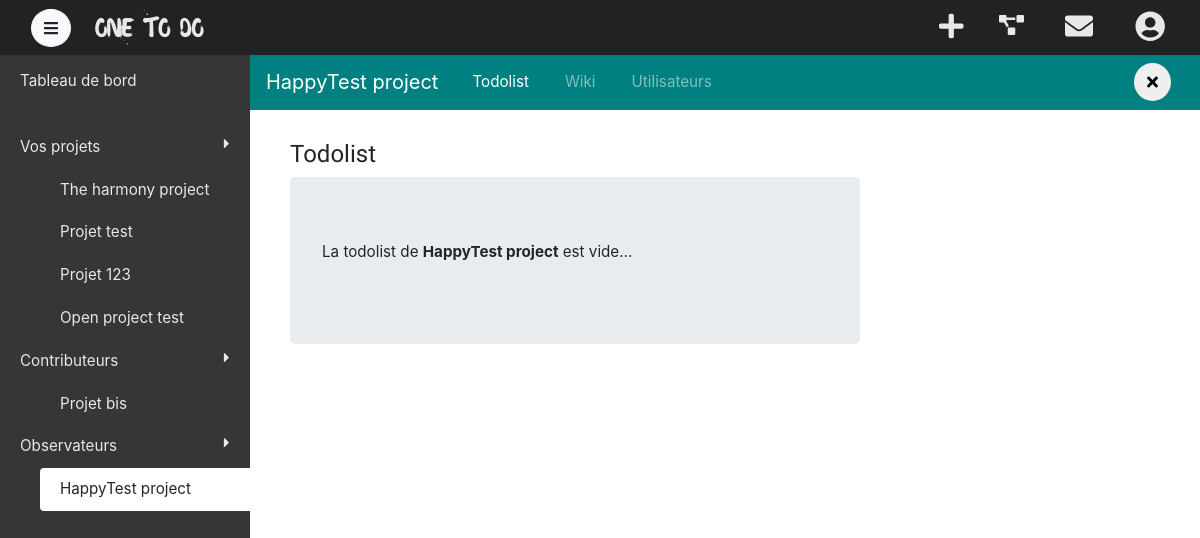
The page /projet/happytest-project/todolist (signed in) on the database as committed earlier.
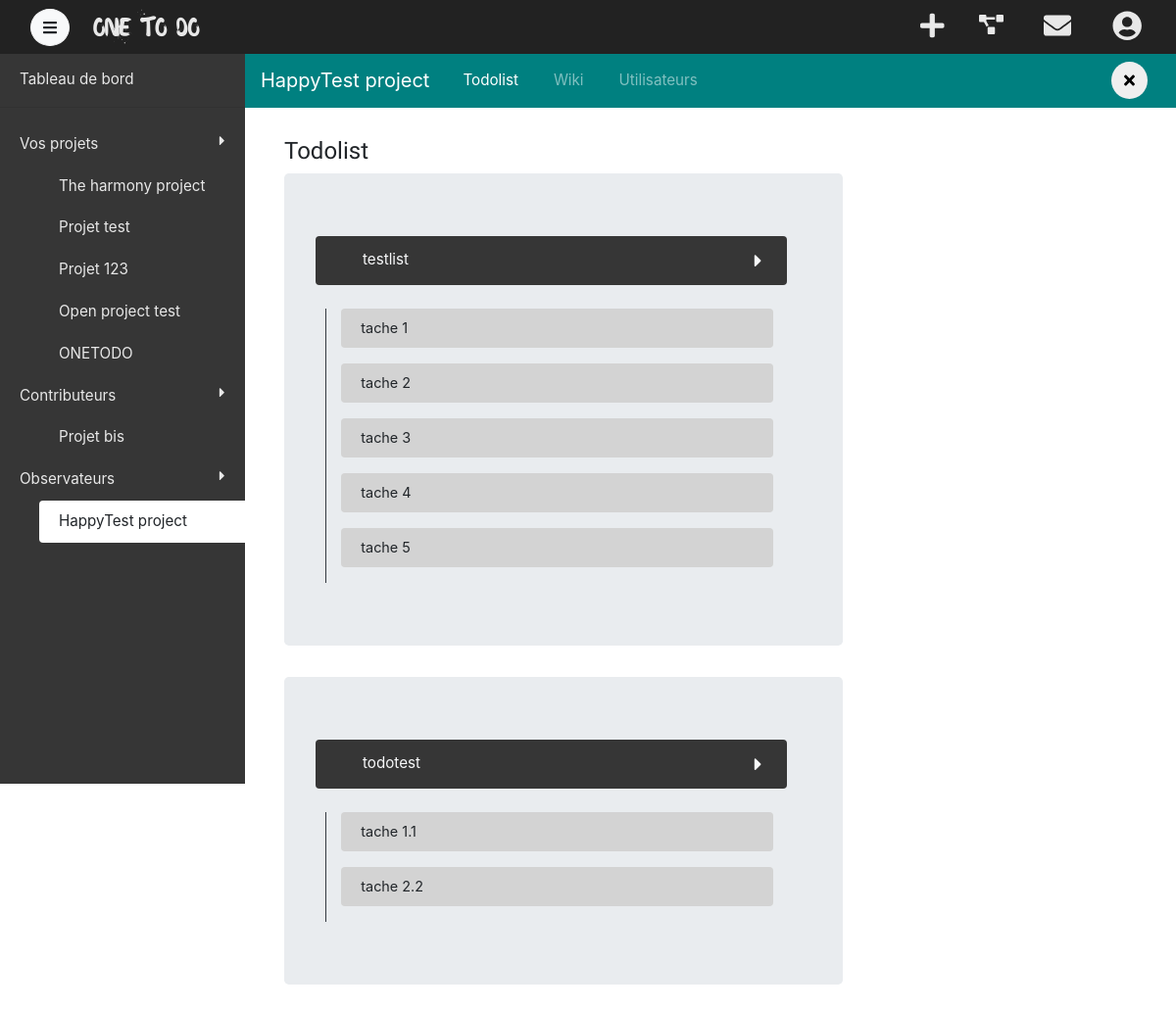
The same page on the database as committed later.
### tables this page shows
CREATE TABLE `access` (
  `id_user` int(11) NOT NULL,
  `id_project` int(11) NOT NULL,
  `access` tinyint(1) NOT NULL
);

CREATE TABLE `project` (
  `id` int(11) NOT NULL,
  `name` varchar(40) NOT NULL,
  `link` varchar(40) NOT NULL,
  `status` tinyint(1) NOT NULL DEFAULT '0',
  `open` int(1) DEFAULT NULL,
  `color` varchar(10) DEFAULT '#306ba2',
  `description` tinytext,
  `wiki` longtext
);

CREATE TABLE `todolist` (
  `id` int(11) NOT NULL,
  `id_project` int(11) NOT NULL,
  `name` varchar(255) NOT NULL,
  `task_order` text NOT NULL,
  `completed` tinyint(1) NOT NULL DEFAULT '0'
);

CREATE TABLE `task` (
  `id` int(11) NOT NULL,
  `id_todolist` int(11) NOT NULL,
  `name` varchar(255) NOT NULL,
  `done` tinyint(1) NOT NULL DEFAULT '0'
);

### view/viewProject/viewTodolist.php (the view, shortened to what the changed rows need)
	<div class="container-fluid">
		<div class="row">
			<div class="col-xl-8 col-lg-12">
				<?php
					if (count($todolists) == 0)
					{
						echo '<div class="jumbotron"><p>La todolist de <strong>' . $project->name() . '</strong> est vide...</p></div>';
					}
					foreach ($todolists as $key => $todolist):
						$percentage = $todolistManager->getDoneTasks($todolist->id);
				?>
				<div class="jumbotron" style="<?php if ($percentage == 100) {echo "background-color: #C3E6CB";} ?>">
					<div class="d-flex pb-4">
						<a href="#todolist-<?= $todolist->id ?>" data-toggle="collapse" aria-expanded="<?php if ($percentage == 100) {echo "true";}else{echo 'false';} ?>" class="header-todolist text-light rounded pl-5 mr-3 activeCollapse d-flex align-items-center justify-content-between <?php if ($percentage == 100) {echo "collapsed";} ?>">
							<?= $todolist->name ?>
							<i class="fas fa-caret-down rotate fa-lg mr-4 ml-4 down"></i>
						</a>
					</div>
					<div class="block-content-todolist collapse border-left border-dark <?php if($access->access <= 2){echo 'todolistCollapse';} ?> <?php if ($percentage != 100) {echo "show";} ?>" id="todolist-<?= $todolist->id ?>">
						<?php
							if ($todolist->task_order):
								$order = unserialize($todolist->task_order);
								foreach ($order as $keyA => $value):
									foreach ($tasks as $keyB => $task):
										if ($value == $task->id):
											if ($task->id_todolist == $todolist->id):
						?>
						<div class="pb-3" id="<?= $task->id ?>">
							<div class="task-block-content rounded d-flex align-items-center justify-content-between" style="<?php if($access->access <= 2){echo 'cursor: move';}else{echo "cursor: default";} ?>">
								<div class="d-flex">
									<?php if($access->access <= 2): ?>
									<form action="processDoneTask" method="POST">
										<input type="hidden" name="done_task_id" value="<?= $task->id ?>">
										<input type="hidden" name="isDoneTask"  value="<?php if($task->done == 0){echo 1;}else{echo 0;} ?>">
										<input type="checkbox" name="checkboxTask" title="Terminé" data-toggle="tooltip" data-trigger="hover" class="ml-3 mr-3" onChange="this.form.submit()" <?php if ($task->done == 1) {echo 'checked="checked"';} ?>>
									</form>
									<?php else: ?>
									<div class="fakeCheckbox"></div>
									<?php endif; ?>
									<span class="text-content-task">
										<?php
											if ($task->done == 0)
											{
												echo $task->name;
											}
											else
											{
												echo '<s>' . $task->name . '</s>';
											}
										?>
									</span>
								</div>
							</div>
						</div>
						<?php
											endif;
										endif;
									endforeach;
								endforeach;
							endif;
						?>
					</div>
				</div>
				<?php endforeach; ?>
			</div>
		</div>
	</div>
<?php
	require('./view/template/templateProject.php');
?>

### view/template/sidebar.php (shortened to what the changed rows need)
<?php
    $link = explode('/', $_GET['url']);
	$myProjectContent         = false;
	$contributeProjectContent = false;
	$watchProjectContent      = false;
    $myProjectContentCount         = 0;
    $contributeProjectContentCount = 0;
    $watchProjectContentCount      = 0;
    $arr_length = count($projects);
	for ($i = 0; $i < $arr_length; $i++)
	{
		if ($projects[$i]->access == 1)
		{
			$myProjectContent = true;
            $myProjectContentCount++;
		}
		elseif ($projects[$i]->access == 2)
		{
			$contributeProjectContent = true;
            $contributeProjectContentCount++;
		}
		elseif ($projects[$i]->access == 3)
		{
			$watchProjectContent = true;
            $watchProjectContentCount++;
		}
	}
 ?>
<nav id="sidebar">
    <ul class="list-unstyled components">
    	<?php if ($myProjectContent === true): ?>
        <li>
            <ul class="collapse <?php if($myProjectContentCount <= 7){echo 'show';} ?>" id="myProject">
            	<?php
					foreach ($projects as $key => $project):
						if ($project->access == 1):
				?>
                <li>
                    <a href="<?= \App\model\App::getDomainPath() . '/projet/' . $project->link . '/home' ?>" class="rounded-left projectColorLink <?php if(isset($link[1]) && $project->link == $link[1]){echo'activeProject';} ?>">
                        <?= $project->name ?>
                    </a>
                </li>
                <?php
						endif;
					endforeach;
				?>
            </ul>
        </li>
        <?php
			endif;
			if ($contributeProjectContent === true):
		?>
        <li>
            <ul class="collapse <?php if($contributeProjectContentCount <= 5){echo 'show';} ?>" id="contributeProject">
               <?php
					foreach ($projects as $key => $project):
						if ($project->access == 2):
				?>
                <li>
                    <a href="<?= \App\model\App::getDomainPath() . '/projet/' . $project->link . '/home' ?>" class="rounded-left projectColorLink <?php if(isset($link[1]) && $project->link == $link[1]){echo'activeProject';} ?>">
                        <?= $project->name ?>
                    </a>
                </li>
                <?php
						endif;
					endforeach;
				?>
            </ul>
        </li>
        <?php
			endif;
			if ($watchProjectContent === true):
		?>
        <li>
            <ul class="collapse <?php if($watchProjectContentCount <= 5){echo 'show';} ?>" id="watchProject">
                <?php
					foreach ($projects as $key => $project):
						if ($project->access == 3):
				?>
                <li>
                    <a href="<?= \App\model\App::getDomainPath() . '/projet/' . $project->link . '/home' ?>" class="rounded-left projectColorLink <?php if(isset($link[1]) && $project->link == $link[1]){echo'activeProject';} ?>">
                        <?= $project->name ?>
                    </a>
                </li>
                <?php
						endif;
					endforeach;
				?>
            </ul>
        </li>
        <?php
    		endif;
    	?>
    </ul>
</nav>

Rows that differ between the two databases and show on the page:
added access: id_project.name "ONETODO"
added todolist: name "testlist"
added task: name "tache 1"
added task: name "tache 2"
added task: name "tache 3"
added task: name "tache 4"
added task: name "tache 5"
added todolist: name "todotest"
added task: name "tache 1.1"
added task: name "tache 2.2"
Other text that changed with them:
$project->name(): "HappyTest project" → (not shown)
text no longer shown: "La todolist de est vide..."
